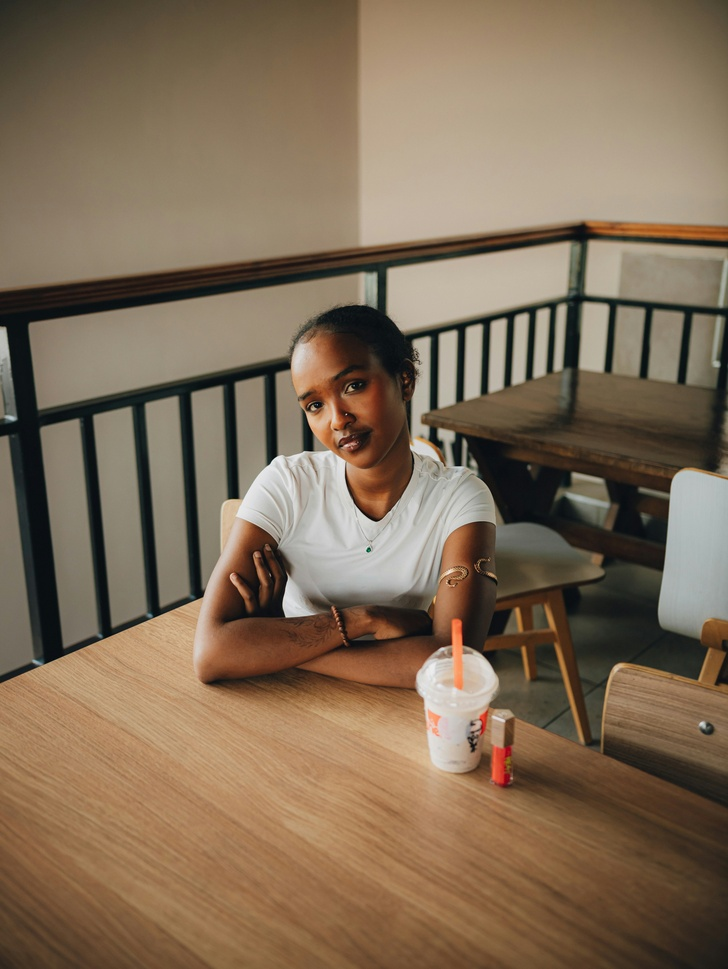
#> input picture data/dummy_img.jpg, 728 x 969 px, shrunk from 4160 x 5536 before the run
$ python benchmark_read_img.py
#> lines starting #> are read from the running program, lines starting #| are printed output that depends on the picture
import numpy as np
import cv2
import time

img = cv2.imread("../data/dummy_img.jpg")
#> img is the input picture: shape (969, 728, 3); mean B, G, R 86.9, 108.8, 128.5
assert img is not None, "img cant' be none"

avg_time = 0
for i in range(5):
    start = time.monotonic()
    img[:, :, 2] = 0
    end = time.monotonic()
    duration = (end - start)*1e3
    avg_time += duration
    print(f"tooK: {duration}ms")
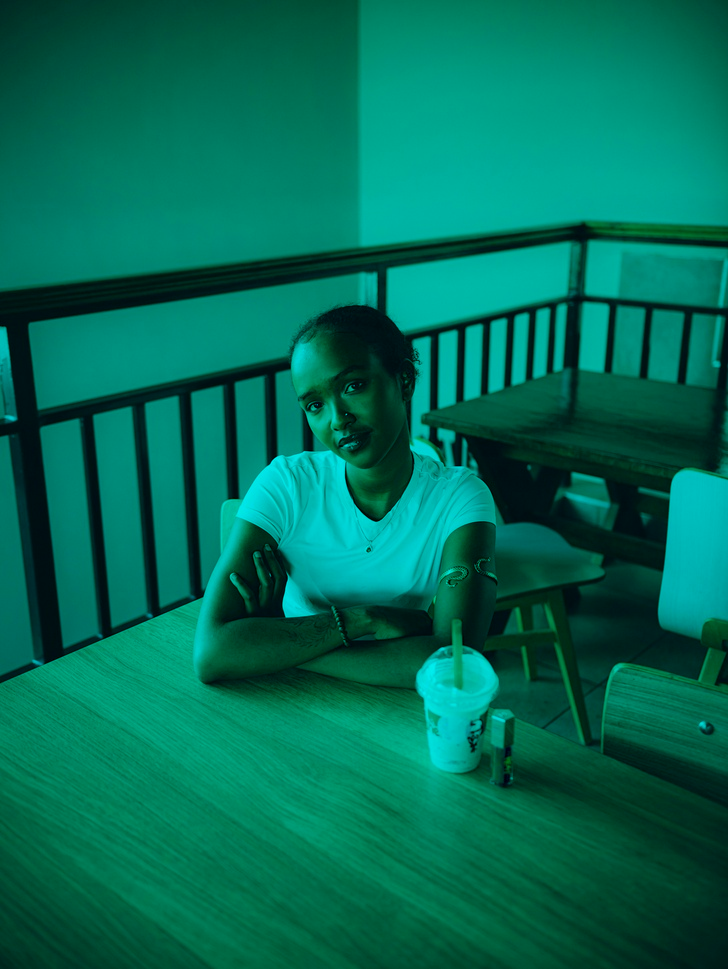
#> img: shape (969, 728, 3); mean B, G, R 86.9, 108.8, 0

print(f"avg duration: {avg_time / 5}")

$ run again, with data/distorted.png saved as data/dummy_img.jpg
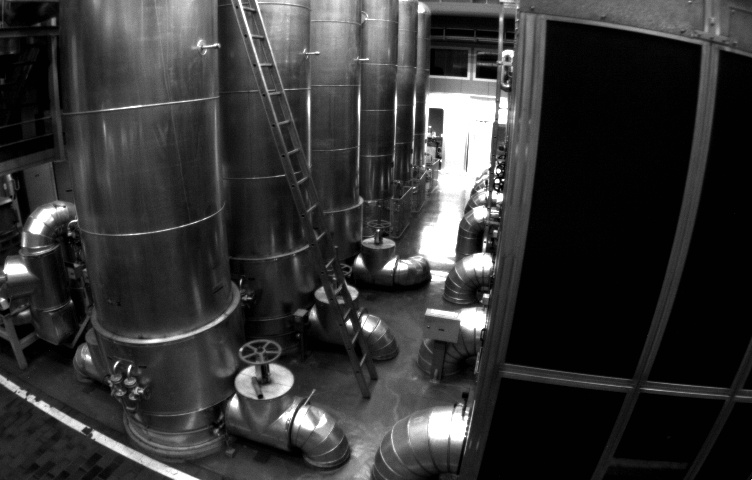
#> input picture data/distorted.png, 752 x 480 px
#> img is the input picture: shape (480, 752, 3); min 0, max 255, mean 52.6
#> after the loop `for i in range(5):`:
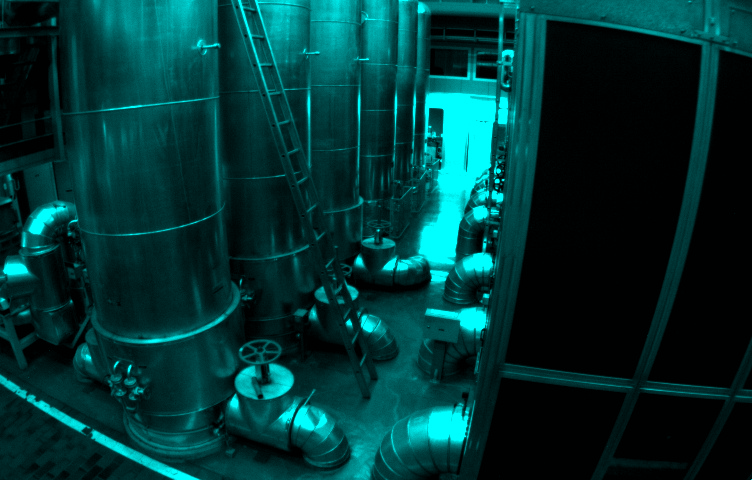
#> img: shape (480, 752, 3); mean B, G, R 52.6, 52.6, 0

$ run again, with data/left.png saved as data/dummy_img.jpg
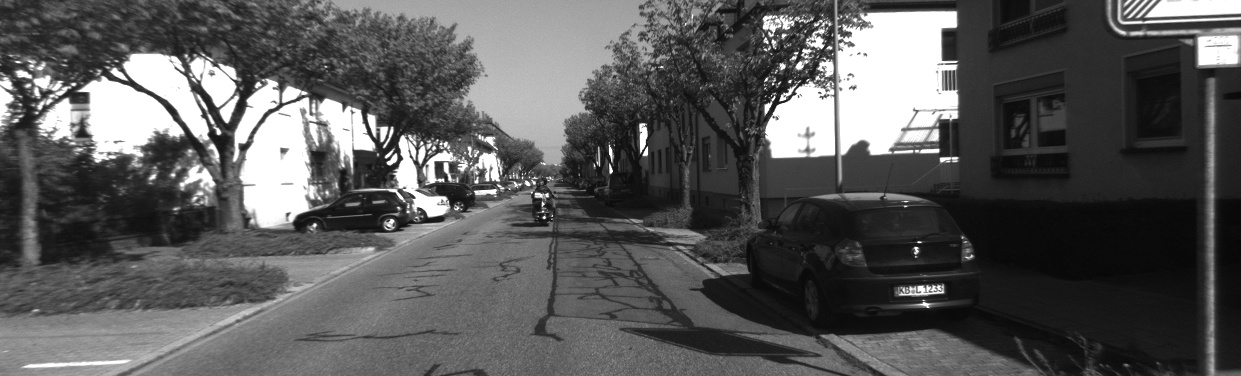
#> input picture data/left.png, 1241 x 376 px
#> img is the input picture: shape (376, 1241, 3); min 6, max 255, mean 89
#> after the loop `for i in range(5):`:
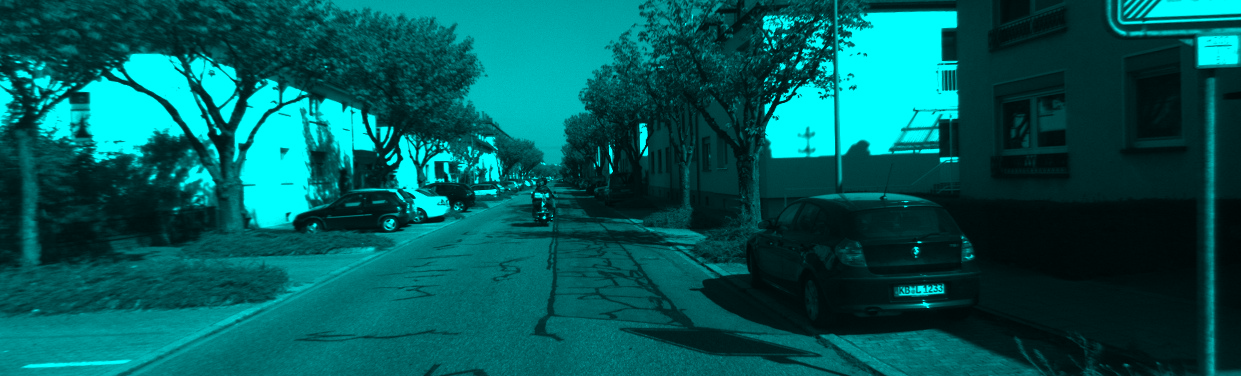
#> img: shape (376, 1241, 3); mean B, G, R 89, 89, 0

$ run again, with data/right.png saved as data/dummy_img.jpg
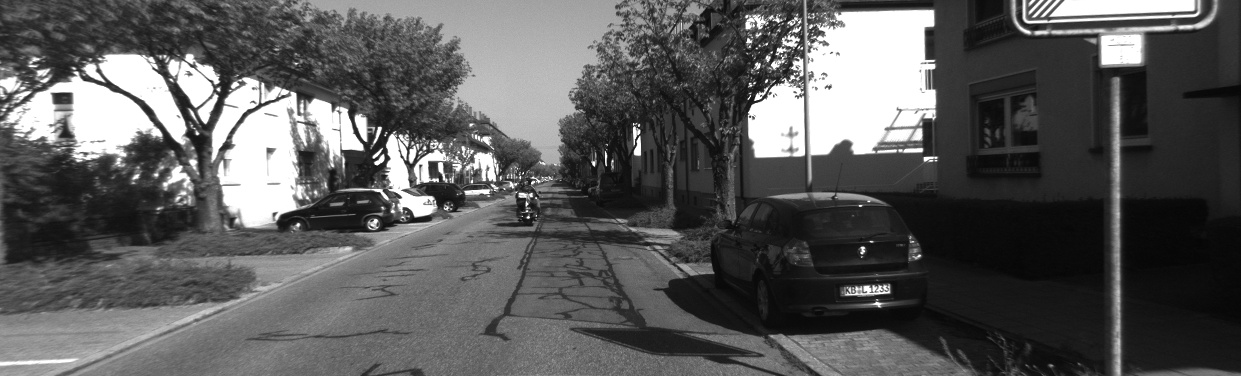
#> input picture data/right.png, 1241 x 376 px
#> img is the input picture: shape (376, 1241, 3); min 5, max 255, mean 90.3
#> after the loop `for i in range(5):`:
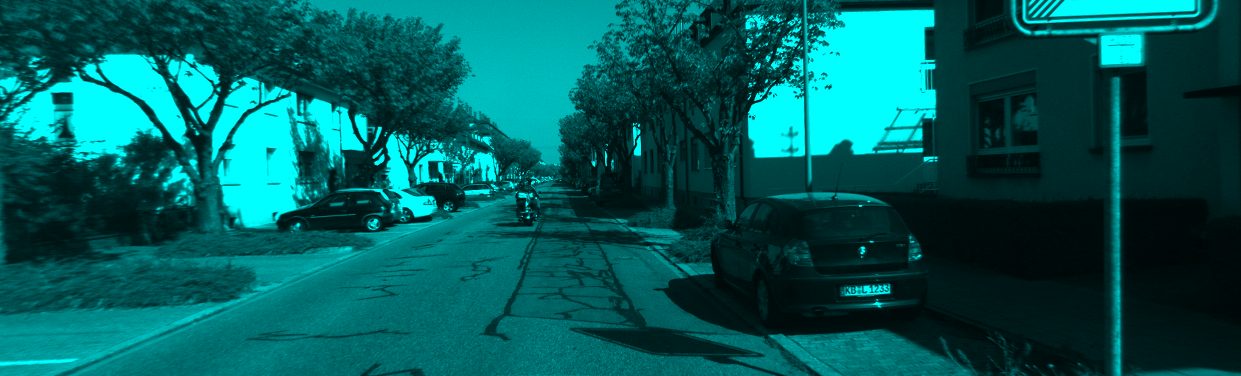
#> img: shape (376, 1241, 3); mean B, G, R 90.3, 90.3, 0
